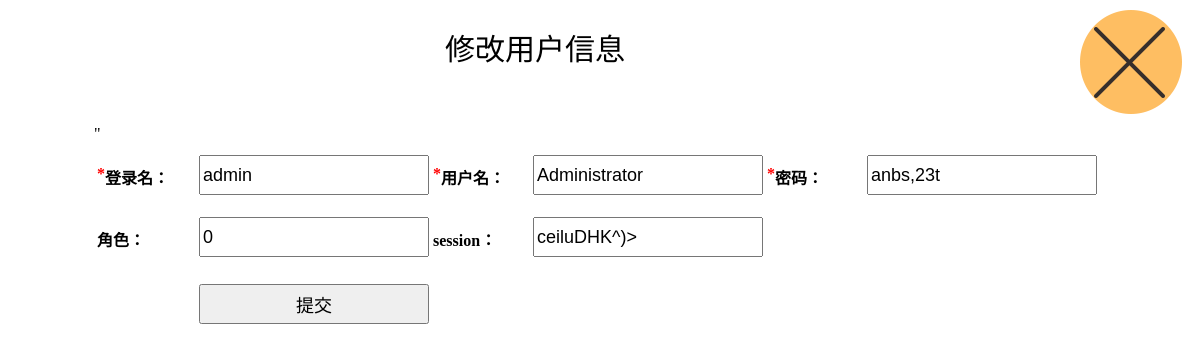
The app's page /app/views/ma_modify_user_info.php?id=1 with its own data.
### tables this page shows
CREATE TABLE `users` (
  `id` int(8) unsigned zerofill NOT NULL AUTO_INCREMENT,
  `loginname` char(16) DEFAULT NULL,
  `username` char(16) DEFAULT NULL,
  `password` char(16) DEFAULT NULL,
  `role` int(4) DEFAULT '2' COMMENT '0：管理员\r\n1：可登陆管理设备的用户\r\n2：未授权的用户\r\n3：可修改编号和所属的用户，以及删除设备的用户',
  `session` char(16) DEFAULT NULL,
  PRIMARY KEY (`id`)
);

### app/modules/UserManage.php (called while the page is built, shortened)
<?php
class UserManage{
	function getTheUserInfo(){
		$id = $_GET["id"];
		$querry = "SELECT * FROM users where id='$id'";
		$result = mysql_query($querry);
		$arr = array();
		while($row = mysql_fetch_array($result,MYSQL_ASSOC)){
			$arr[] = $row;
		}
		$resultJson = json_encode(array('result'=>$arr));
		return $resultJson;
	}
}
?>

### app/views/ma_modify_user_info.php (the view, shortened to what this page needs)
<html>
  <head>
  </head>
  <body>
  	<link href="css/ma_modify_user_info.css" rel="stylesheet" type="text/css"/>
	<?php
	    require '../modules/UserManage.php';
	?>
  	<div id="main">
  	<div id="top">
	修改用户信息
	<div id="close" onclick="modifyDevPageBack()"></div>
	</div>
		  <div id="div_add_dev">
			  <div id="info">
				<table border="0" id="info_table">
				<?php
			    $obj = new userManage;
				$result = $obj->getTheUserInfo();
				$jsonObj = json_decode($result);
				echo  '<tr><th><label class="need_star">*</label><label>登录名：</label><input style="text" id="loginname" value="';
				echo $jsonObj->result[0]->loginname;
				echo  '"></input></th>';
				echo  '<th><label class="need_star">*</label><label>用户名：</label><input style="text" id="username" value="';
				echo $jsonObj->result[0]->username;
				echo '"></input></th>
						<th><label class="need_star">*</label><label>密码：</label><input style="text"
						id="password" value="';
				echo $jsonObj->result[0]->password;
				echo '"></input></th>
					  </tr>
					  <tr>
						<th><label class="need_star"></label><label>角色：</label><input style="text" id="role" value="';
				echo $jsonObj->result[0]->role;
				echo '"></input></th>
						<th><label class="need_star"></label><label>session：</label><input style="text" id="session" value="';
				echo $jsonObj->result[0]->session;
				echo '"></input></th></tr>"';
				echo '<tr><th><button id="commit_user_button" onclick="modifyUserInfo()">提交</button></th></tr>';
				?>
				</table>
			  </div>
		  </div>
	</div>
  </body>
</html>

### app/views/css/ma_modify_user_info.css (style rules this page uses)
body { padding:0px;margin:0px; }
#main { height:100%;width:100%;_background-color:green;display:block; }
#top { width:100%;height:125px;_background-color:red;text-align:center;font-size:30px;line-height:100px; }
#close { width:110px;height:110px;float:right;background-image:url(../img/close_up.png);margin:10px;background-repeat:no-repeat; }
#div_add_dev { width:100%;min-height:90%;_background:yellow;display:block; }
#info { width:1012px;min-height:90%;_background-color:white;margin:0 auto;_display:none; }
#info_table th { width:330px;height:60px; }
#info_table label { float:left;position:relative;top:10px; }
#info_table input { width:230px;height:40px;float:right;font-size:18; }
.need_star { color:red;float:left;position:relative;top:10px; }
#commit_user_button { width:230px;height:40px;margin-top:10px;font-size:18;margin-left:102; }

### records on screen
users: loginname "admin", username "Administrator", password "anbs,23t", role "0", session "ceiluDHK^)>"
